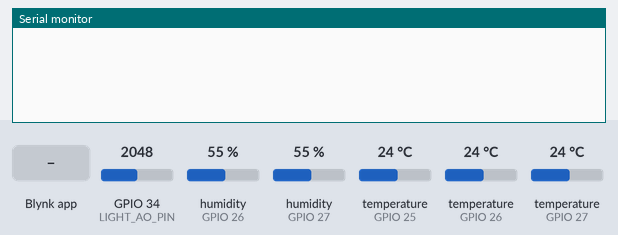
Bench run of a sketch on a simulated ESP32. Shown: the last lines printed to the serial monitor. The test bench sets the inputs (shaded band); at power-on: humidity (sensors on GPIO 26, GPIO 27) 55 %, temperature (sensors on GPIO 25, GPIO 26, GPIO 27) 24 °C, GPIO 34 (LIGHT_AO_PIN) = 2048. WiFi joins after 1.5 s; servers stay silent unless stated.

Above: at 3.5 s.
3.6 s: Blynk app writes 1 to V7
At 4.1 s:
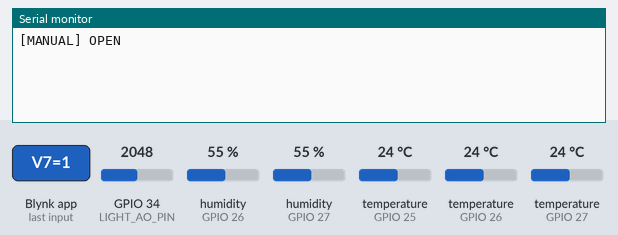
6.6 s: humidity (sensor on GPIO 26) set to 22 %
At 7.4 s:
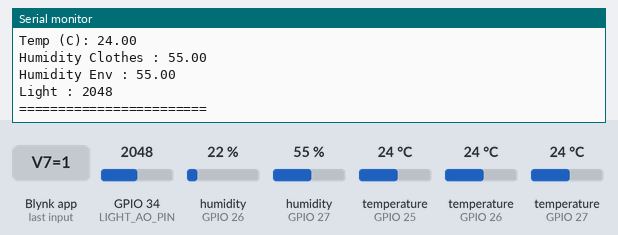
8.1 s: humidity (sensor on GPIO 27) set to 22 %
At 9.5 s:
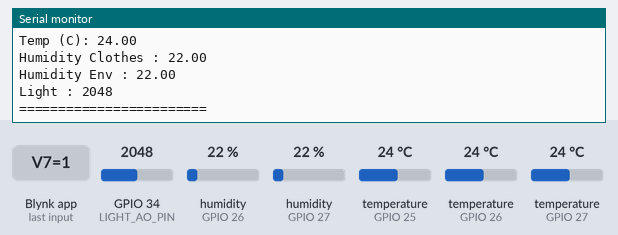
9.6 s: temperature (sensor on GPIO 25) set to 12 °C
11.1 s: GPIO 34 (LIGHT_AO_PIN) set to 2866
12.6 s: humidity (sensor on GPIO 26) set to 40 %
At 13.7 s:
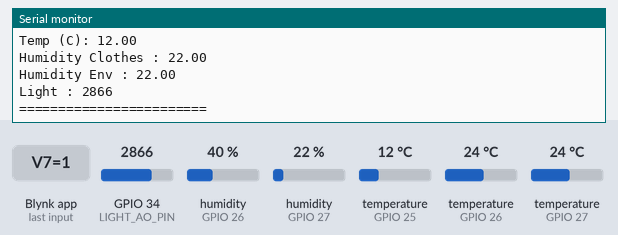

Measured:
- after the input at 3.6 s, the serial monitor: prints a new line at once (image 1)
- after the input at 8.1 s, the serial monitor: prints a new line after 1.0 s (image 3)

The sketch:

mint.ino
```cpp
#define BLYNK_TEMPLATE_ID   "TMPL6T0nHp_OC"
#define BLYNK_TEMPLATE_NAME "test"
#define BLYNK_AUTH_TOKEN    "ySDWkab4D1FH10wZajhC_w89sxmfY8jT"
#define BLYNK_PRINT Serial

#include <WiFi.h>
#include <WiFiClient.h>
#include <BlynkSimpleEsp32.h>
#include <OneWire.h>
#include <DallasTemperature.h>
#include "DHT.h"
#include <esp_now.h>

// ===================== PINS & SENSORS (ของมิ้น) =====================
#define DHTTYPE  DHT11
#define DHTPIN1  27
#define DHTPIN2  26
#define LIGHT_AO_PIN 34
#define ONE_WIRE_BUS 25

DHT dht1(DHTPIN1, DHTTYPE);
DHT dht2(DHTPIN2, DHTTYPE);
OneWire oneWire(ONE_WIRE_BUS);
DallasTemperature ds18b20(&oneWire);

BlynkTimer timer;

char ssid[] = "AAA";
char pass[] = "11111111";

// ===================== ESP-NOW PEER MAC (BRAIN) =====================
uint8_t BRAIN_MAC[] = {0x08, 0xA6, 0xF7, 0xB1, 0xD8, 0xB4};

// ===================== PROTOCOL =====================
enum MsgType : uint8_t {
  MSG_RAIN=1, MSG_CMD=2,
  MSG_REQ_MOTOR=3, MSG_RES_MOTOR=4,
  MSG_REQ_STATE=5, MSG_RES_STATE=6,
  MSG_ACK=7
};
enum CmdVal : uint8_t { CMD_OPEN=1, CMD_CLOSE=2 };
enum UmbrellaState : uint8_t { U_UNKNOWN=0, U_OPEN=1, U_CLOSED=2 };

typedef struct __attribute__((packed)) {
  uint8_t type;
  uint8_t seq;
  uint8_t a;
  int16_t b;
} Packet;

volatile uint8_t seqTx = 0;

// ===================== AUTO / MANUAL STATES =====================
bool manualOverride = false;
String umbrellaText = "CLOSED";

// ----- buffer ค่าที่รับจากเบรน -----
volatile int latestRainVal = 1;
volatile bool rainUpdated = false;

volatile uint8_t latestUmbState = U_CLOSED;
volatile bool umbUpdated = false;

// ----- กันลูป V7 -----
volatile bool ignoreNextV7 = false;

// ===================== HELPERS =====================
String umbToText(uint8_t u){
  if(u==U_OPEN) return "OPEN";
  if(u==U_CLOSED) return "CLOSED";
  return "UNKNOWN";
}

void sendPacket(uint8_t type, uint8_t a=0, int16_t b=0){
  Packet p;
  p.type = type;
  p.seq  = ++seqTx;
  p.a    = a;
  p.b    = b;
  esp_now_send(BRAIN_MAC, (uint8_t*)&p, sizeof(p));
}

// ===================== ESP-NOW RECEIVE (ห้าม virtualWrite ในนี้) =====================
void onEspNowRecv(const esp_now_recv_info_t* info, const uint8_t* data, int len){
  if(len != sizeof(Packet)) return;
  Packet p; memcpy(&p, data, sizeof(p));

  switch(p.type){
    case MSG_RAIN:
      latestRainVal = p.b;
      rainUpdated = true;
      Serial.print("[ESP-NOW] Rain: ");
      Serial.println(latestRainVal);
      break;

    case MSG_RES_STATE:
      latestUmbState = p.a;
      umbUpdated = true;
      Serial.print("[ESP-NOW] Umbrella state raw: ");
      Serial.println(latestUmbState);
      break;

    case MSG_ACK:
      Serial.print("[ESP-NOW] ACK seq=");
      Serial.println(p.a);
      break;
  }
}

// ===================== PUSH ESP-NOW DATA TO BLYNK =====================
void pushEspNowToBlynk(){
  // ---- Rain ----
  if(rainUpdated){
    rainUpdated = false;
    int rainVal = latestRainVal;

    Blynk.virtualWrite(V4, rainVal);

    if (rainVal == 0 && !manualOverride) {
      Serial.println("[AUTO] Rain detected -> OPEN");
      sendPacket(MSG_CMD, CMD_OPEN);
    }

    if (rainVal == 1 && manualOverride) {
      Serial.println("[AUTO] Rain stopped -> manualOverride OFF");
      manualOverride = false;
    }
  }

  // ---- Umbrella -> V7 visual ----
  if(umbUpdated){
    umbUpdated = false;
    umbrellaText = umbToText(latestUmbState);

    Serial.print("[SYNC] UmbrellaText = ");
    Serial.println(umbrellaText);

    ignoreNextV7 = true;                // กันลูป
    if (umbrellaText == "OPEN") {
      Blynk.virtualWrite(V7, 1);
    } else if (umbrellaText == "CLOSED") {
      Blynk.virtualWrite(V7, 0);
    }
  }
}

// ขอ sync สถานะร่มเป็นระยะ
void requestState(){
  sendPacket(MSG_REQ_STATE);
}

// ===================== BLYNK TOGGLE BUTTON (V7) =====================
BLYNK_WRITE(V7){
  if(ignoreNextV7){           // ถ้าค่ามาจาก device เอง ให้ข้าม
    ignoreNextV7 = false;
    return;
  }

  if(param.asInt()){
    manualOverride = true;

    if (umbrellaText == "OPEN") {
      Serial.println("[MANUAL] CLOSE");
      sendPacket(MSG_CMD, CMD_CLOSE);
    }
    else if (umbrellaText == "CLOSED") {
      Serial.println("[MANUAL] OPEN");
      sendPacket(MSG_CMD, CMD_OPEN);
    }
    else {
      Serial.println("[MANUAL] UNKNOWN -> request state");
      sendPacket(MSG_REQ_STATE);
    }
  }
}

// ===================== ORIGINAL SENSOR SENDER (ของมิ้น) =====================
void sendSensor() {
  float h1 = dht1.readHumidity();
  float h2 = dht2.readHumidity();

  ds18b20.requestTemperatures();
  float t_ds = ds18b20.getTempCByIndex(0);

  int lightRaw = analogRead(LIGHT_AO_PIN);

  //virrtual pin
  Blynk.virtualWrite(V0, t_ds);
  Blynk.virtualWrite(V1, h1);
  Blynk.virtualWrite(V2, h2);
  Blynk.virtualWrite(V3, lightRaw);

  // ---- PRINT ค่าลง Serial Monitor ----
  Serial.print("Temp (C): ");
  Serial.println(t_ds);
  Serial.print("Humidity Clothes : ");
  Serial.println(h1);
  Serial.print("Humidity Env : ");
  Serial.println(h2);
  Serial.print("Light : ");
  Serial.println(lightRaw);
  Serial.println("========================");
}


void setup() {
  Serial.begin(115200);
  delay(500);

  dht1.begin();
  dht2.begin();
  ds18b20.begin();
  analogSetPinAttenuation(LIGHT_AO_PIN, ADC_11db);

  WiFi.mode(WIFI_STA);
  Blynk.begin(BLYNK_AUTH_TOKEN, ssid, pass);

  if (esp_now_init() != ESP_OK) {
    Serial.println("ESP-NOW init failed!");
    return;
  }

  esp_now_peer_info_t peer{};
  memcpy(peer.peer_addr, BRAIN_MAC, 6);
  peer.channel = 0;
  peer.encrypt = false;
  esp_now_add_peer(&peer);

  esp_now_register_recv_cb(onEspNowRecv);

  timer.setInterval(2000L, sendSensor);
  timer.setInterval(3000L, requestState);
  timer.setInterval(500L, pushEspNowToBlynk);
}

void loop() {
  Blynk.run();
  timer.run();

}
```
